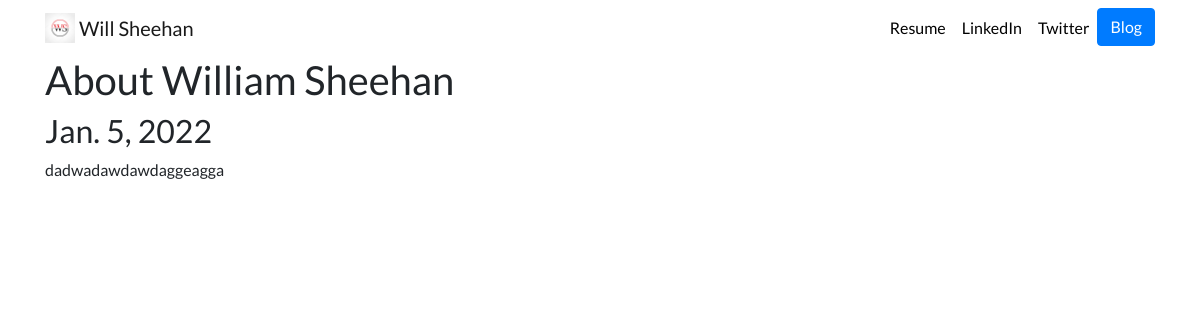
Page /blog/3/ on the committed database.
### blog/models.py (models this page shows, shortened)
class Blog(models.Model):
    title = models.CharField(max_length=200)
    description = models.TextField(max_length=250)
    date = models.DateField()

### blog/views.py (the view)
# urls.py: path('<int:blog_id>/', views.detail, name='detail'),
def detail(request, blog_id):
    blog = get_object_or_404(Blog, pk=blog_id)
    return render(request, 'blog/detail.html', {'blog':blog})#whats in soft brackets is being passed forward

### blog/templates/blog/detail.html
{% extends 'portfolio/base.html' %}
{% block content %}
    <h1>{{ blog.title }}</h1>
    <h2>{{ blog.date }}</h2>
    <p>{{ blog.description}}</p>
{% endblock %}

### portfolio/static/portfolio/custom.css (style rules this page uses)
body { font-family: 'Lato', sans-serif; }

### rows in the picture
Blog: title "About William Sheehan", date "Jan. 5, 2022", description "dadwadawdawdaggeagga"
